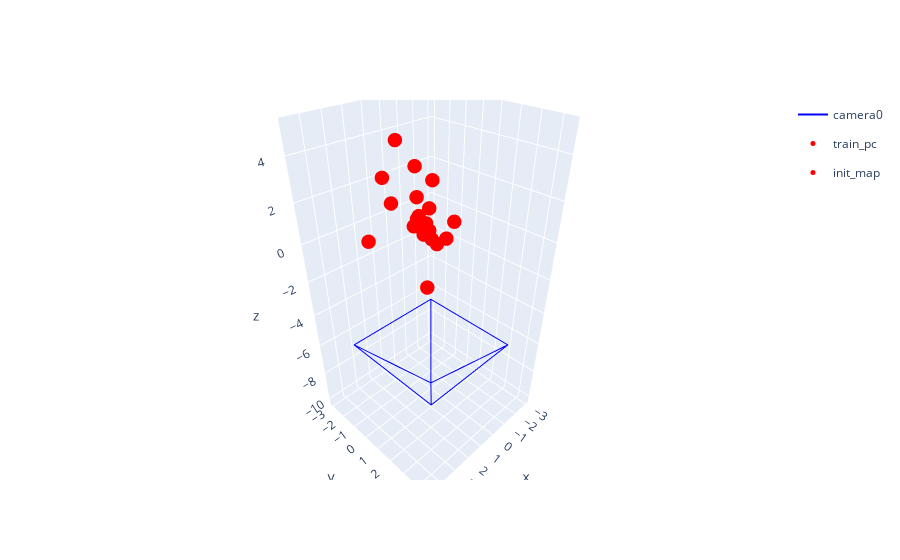

The notebook cell this image was saved under:
### Code cell
"""
global scale, single frame, multiple points
"""

# pos, rgba
train_pc = create_random_pc(n=10, mu=0, sigma=2, rgba=np.array([1,0,0,1]))
init_map = create_random_pc(n=10, mu=0, sigma=5, rgba=np.array([1,0,0,1]))

c2w = SE3.Tz(-10) #SE3.Rx(-0.5)
camera_data = create_camera(256, 256, 355, 355, c2w)
camera = to_viewpoint_camera(camera_data)
map_model = RKHSModelGlobalScale(sh_degree=4, debug=False, trainable=True)
map_model.create_from_pcd(init_map, initial_scaling=0.5)
input_model = RKHSModelGlobalScale(sh_degree=4, debug=False, trainable=False)
renderer = RKHSRendererGlobalScale(white_bkgd=True)
input_model.create_from_pcd(train_pc, initial_scaling=0.5)
input_frame = renderer(
    camera,
    input_model.get_xyz,
    input_model.get_opacity,
    input_model.get_scaling,
    input_model.get_features
)

fig = go.Figure()
plot_camera(fig, c2w.R, c2w.t, 3, 'camera0', True)
plot_pc(fig, train_pc, 'train_pc')
plot_pc(fig, init_map, 'init_map')
fig.show()

### Figure 1 — Plotly figure (JSON) as saved in the notebook; plotly's stock layout.template omitted (floating-point values rounded to 4 significant figures)
{"data": [{"hoverinfo": "text", "legendgroup": "camera0", "line": {"color": "blue", "width": 2}, "mode": "lines", "name": "camera0", "showlegend": true, "text": "camera0", "type": "scatter3d", "x": [3, -3, -3, 3, 3], "y": [3, 3, -3, -3, 3], "z": [-7, -7, -7, -7, -7]}, {"hoverinfo": "text", "legendgroup": "camera0", "line": {"color": "blue", "width": 2}, "mode": "lines", "name": "", "showlegend": false, "text": "camera0", "type": "scatter3d", "x": [3, 0], "y": [3, 0], "z": [-7, -10]}, {"hoverinfo": "text", "legendgroup": "camera0", "line": {"color": "blue", "width": 2}, "mode": "lines", "name": "", "showlegend": false, "text": "camera0", "type": "scatter3d", "x": [-3, 0], "y": [3, 0], "z": [-7, -10]}, {"hoverinfo": "text", "legendgroup": "camera0", "line": {"color": "blue", "width": 2}, "mode": "lines", "name": "", "showlegend": false, "text": "camera0", "type": "scatter3d", "x": [-3, 0], "y": [-3, 0], "z": [-7, -10]}, {"hoverinfo": "text", "legendgroup": "camera0", "line": {"color": "blue", "width": 2}, "mode": "lines", "name": "", "showlegend": false, "text": "camera0", "type": "scatter3d", "x": [3, 0], "y": [-3, 0], "z": [-7, -10]}, {"hoverinfo": "text", "marker": {"color": ["rgba(255.0,0.0,0.0,255.0)", "rgba(255.0,0.0,0.0,255.0)", "rgba(255.0,0.0,0.0,255.0)", "rgba(255.0,0.0,0.0,255.0)", "rgba(255.0,0.0,0.0,255.0)", "rgba(255.0,0.0,0.0,255.0)", "rgba(255.0,0.0,0.0,255.0)", "rgba(255.0,0.0,0.0,255.0)", "rgba(255.0,0.0,0.0,255.0)", "rgba(255.0,0.0,0.0,255.0)"], "size": 5}, "mode": "markers", "name": "train_pc", "text": ["(1.3870171520165546,0.9091205061674279,0.7546819862426921)", "(1.2231275987200927,1.2207753178925083,0.592338301697805)", "(1.922093038057714,1.078162364842539,1.734559691229887)", "(1.1215843338738383,0.31408228285508866,0.940410103876367)", "(0.30337002628739085,0.15307664534211307,1.3583859125393174)", "(1.895852554627073,1.7491070414726475,1.4554570908898667)", "(1.132591387974946,0.3478540175659375,1.3385889846961752)", "(0.41430535177815386,0.0702840951427739,0.6317455902394595)", "(0.6537440843595452,1.547594508432658,0.5259552521155892)", "(1.9307764698912344,0.8898168369822705,1.3395951385833025)"], "type": "scatter3d", "x": [1.387, 1.223, 1.922, 1.122, 0.3034, 1.896, 1.133, 0.4143, 0.6537, 1.931], "y": [0.9091, 1.221, 1.078, 0.3141, 0.1531, 1.749, 0.3479, 0.07028, 1.548, 0.8898], "z": [0.7547, 0.5923, 1.735, 0.9404, 1.358, 1.455, 1.339, 0.6317, 0.526, 1.34]}, {"hoverinfo": "text", "marker": {"color": ["rgba(255.0,0.0,0.0,255.0)", "rgba(255.0,0.0,0.0,255.0)", "rgba(255.0,0.0,0.0,255.0)", "rgba(255.0,0.0,0.0,255.0)", "rgba(255.0,0.0,0.0,255.0)", "rgba(255.0,0.0,0.0,255.0)", "rgba(255.0,0.0,0.0,255.0)", "rgba(255.0,0.0,0.0,255.0)", "rgba(255.0,0.0,0.0,255.0)", "rgba(255.0,0.0,0.0,255.0)"], "size": 5}, "mode": "markers", "name": "init_map", "text": ["(3.089792582236073,0.443096907864739,3.623653154077239)", "(3.307231896477157,2.5499241750361095,3.5730366334879093)", "(1.8376784325184232,0.9042404491274308,3.866387998009388)", "(0.7524661960145274,2.0560296666678917,1.5445011220943843)", "(2.604835012947406,0.7163081718987607,4.981459682806876)", "(4.005145777127924,0.505104147095255,1.2860499179484863)", "(2.0044937540195367,2.024080232309945,3.669426375285429)", "(2.5844566655024743,2.851582225557075,1.5497156162985393)", "(4.637346945768033,2.7497377710287103,3.8305296731293623)", "(4.673022098411436,4.441425427716257,1.374696013970731)"], "type": "scatter3d", "x": [3.09, 3.307, 1.838, 0.7525, 2.605, 4.005, 2.004, 2.584, 4.637, 4.673], "y": [0.4431, 2.55, 0.9042, 2.056, 0.7163, 0.5051, 2.024, 2.852, 2.75, 4.441], "z": [3.624, 3.573, 3.866, 1.545, 4.981, 1.286, 3.669, 1.55, 3.831, 1.375]}], "layout": {}}
